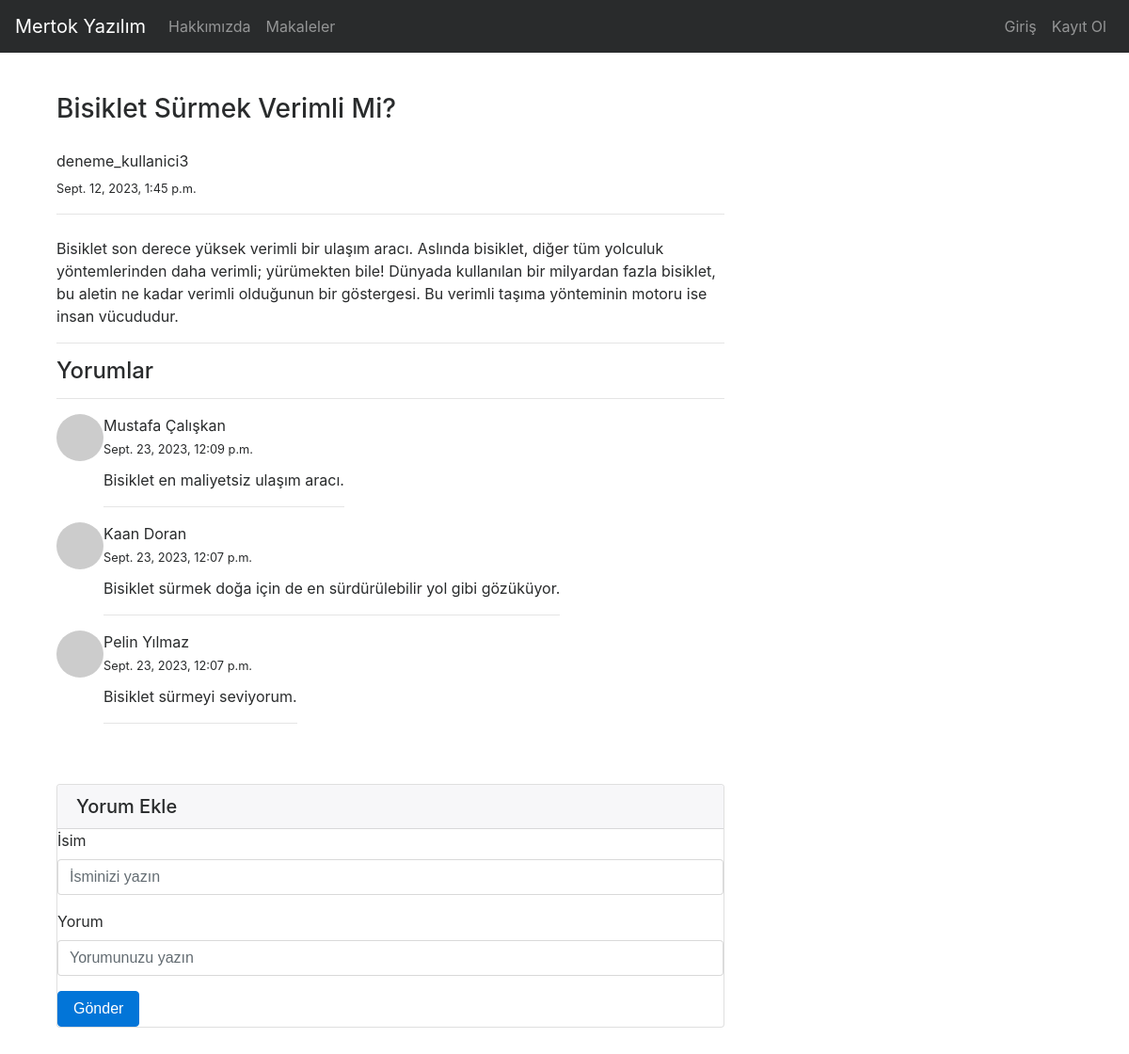
Screenshot of /articles/article/7 with the database file from the repository.
### article/models.py (models this page shows, shortened)
class Article(models.Model):
    author = models.ForeignKey("auth.user", on_delete=models.CASCADE, verbose_name="Yazar")
    title = models.CharField(max_length=50,verbose_name="Başlık")
    content = RichTextField(verbose_name="İçerik")
    created_time = models.DateTimeField(auto_now_add=True,verbose_name="Oluşturulma Tarihi")
    article_image = models.FileField(blank=True, null=True, verbose_name="Görsel Ekle")
    class Meta:
        ordering = ['-created_time']

class Comment(models.Model):
    article = models.ForeignKey(Article, on_delete=models.CASCADE, verbose_name="Makale", related_name="comments")
    comment_author = models.CharField(max_length=50, verbose_name="İsim")
    comment_content = RichTextField(max_length=200, verbose_name="Yorum")
    comment_date = models.DateTimeField(auto_now_add=True, verbose_name="Tarih")
    class Meta:
        ordering = ['-comment_date']

### article/views.py (the view)
# urls.py: path('article/<int:id>',views.detail, name="detail"),
def detail(request,id):
    article = get_object_or_404(Article, id=id)
    comments = article.comments.all()
    return render(request,"detail.html",{"article":article, "comments":comments})

### templates/detail.html (shortened to what this page needs)
{% extends "layout.html" %}
{% block body %}
<div class="container mt-5">
    <div class="row">
        <div class="col-lg-8">
            <article>
                <header class="mb-4">
                    <h3 class="fw-bolder mb-1">{{article.title}}</h3> <br>
                    <p class="mb-1">
                        {{article.author.username}}
                    </p>
                    <p class="mb-3">
                    <small>{{article.created_time}}</small>
                    <hr>
                </p>
                </header>
                <p class="mb-1">
                    {{article.content|safe}}
                </p>
                <hr>
            </article>
            <h4>Yorumlar</h4> <hr>
            {% if comments %}
            {% for comment in comments %}
            <div class="d-flex">
                <div class="flex-shrink-0">
                    <img class="rounded-circle" src="https://dummyimage.com/50x50/ced4da/6c757d.jpg" alt="..." />
                </div>
                <div class="ms-3">
                    <div class="fw-bold">
                        {{comment.comment_author}} <br>
                        <small>{{comment.comment_date}}</small> <br>
                    </div>
                    <p style="margin-top: 10px;">
                    {{comment.comment_content}}
                    </p>
                    <hr>
                </div>
            </div>
            {% endfor %}
            {% else %}
            <div class="alert alert-info">
                Henüz Yorum Yapılmamış. İlk Yorum Yapan Siz Olun.
            </div>
            {% endif %}
            <div class="card my-5">
                <h5 class="card-header">Yorum Ekle</h5>
                <div class="card-body">
                    <form method="post" action="{% url 'article:articlecomment' article.id %}">
                        <div class="form-group">
                            <label for="formGroupExampleInput">İsim</label>
                            <input type="text" class="form-control" id="formGroupExampleInput" name="comment_author" placeholder="İsminizi yazın">
                        </div>
                        <div class="form-group">
                            <label for="formGroupExampleInput2">Yorum</label>
                            <input type="text" class="form-control" id="formGroupExampleInput2" name="comment_content" placeholder="Yorumunuzu yazın">
                        </div>
                        <button type="submit" class="btn btn-primary">Gönder</button>
                    </form>
                </div>
            </div>
        </div>
    </div
{% endblock %}

### templates/layout.html (shortened to what this page needs)
<!DOCTYPE html>
{% load static %}
<html lang="en">
<head>
    <link rel="stylesheet" href="{% static 'css/bootstrap.min.css' %}">
</head>
<body>
    {% include "includes/navbar.html" %}
    <div style="margin-top: 100px; margin-bottom: 100px;" class="container">
        {% block body %}
        {% endblock %}
    </div>
</body>
</html>

### templates/includes/navbar.html (shortened to what this page needs)
<nav class="navbar navbar-toggleable-md navbar-inverse fixed-top bg-inverse">
    <a class="navbar-brand" href="{% url 'index' %}">Mertok Yazılım</a>
    <div class="collapse navbar-collapse" id="navbarCollapse">
      <ul class="navbar-nav mr-auto">
        <li class="nav-item">
          <a class="nav-link" href="{% url 'about' %}">Hakkımızda</a>
        </li>
        <li class="nav-item">
          <a class="nav-link " href="{% url 'article:articles' %}">Makaleler</a>
        </li>
      </ul>
      <ul class="navbar-nav ml-auto">
        {% if request.user.is_authenticated %}
        <li class="nav-item">
          <a class="nav-link " href="{% url 'article:dashboard' %}">Kontrol Paneli</a>
        </li>
        <li class="nav-item">
          <a class="nav-link " href="{% url 'user:logout' %}">Çıkış</a>
        </li>
        {% else %}
        <li class="nav-item">
          <a class="nav-link " href="{% url 'user:login' %}">Giriş</a>
        </li>
        <li class="nav-item">
          <a class="nav-link " href="{% url 'user:register' %}">Kayıt Ol</a>
        </li>
        {% endif %}
      </ul>
    </div>
  </nav>

### rows the page displays
Article: title "Bisiklet Sürmek Verimli Mi?", author.username "deneme_kullanici3", created_time "Sept. 12, 2023, 1:45 p.m.", content "Bisiklet son derece yüksek verimli bir ulaşım aracı. Aslında bisiklet, diğer tüm yolculuk yöntemlerinden daha verimli; yürümekten bile! Dünyada kullanılan bir milyardan fazla bisiklet, bu aletin ne kadar verimli olduğunun bir göstergesi. Bu verimli taşıma yönteminin motoru ise insan vücududur."
Comment: comment_author "Mustafa Çalışkan", comment_date "Sept. 23, 2023, 12:09 p.m.", comment_content "Bisiklet en maliyetsiz ulaşım aracı."
Comment: comment_author "Kaan Doran", comment_date "Sept. 23, 2023, 12:07 p.m.", comment_content "Bisiklet sürmek doğa için de en sürdürülebilir yol gibi gözüküyor."
Comment: comment_author "Pelin Yılmaz", comment_date "Sept. 23, 2023, 12:07 p.m.", comment_content "Bisiklet sürmeyi seviyorum."
